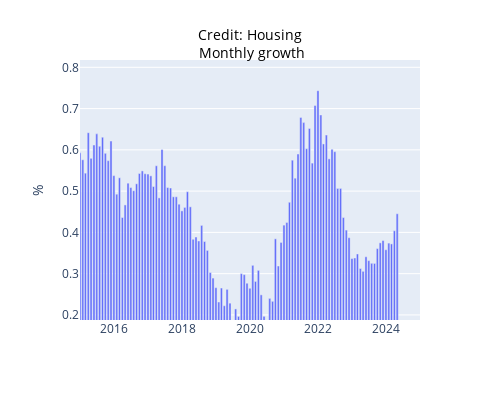

Notebook cell for this chart:
### Code cell
startDateExample = datetime(2015, 1, 1)
endDateExample = datetime(2024, 12, 31)
seriesToGraph = 'Credit; Housing; Monthly growth'

graph_series(seriesToGraph, df, startDateExample, endDateExample)

### Figure 1 — Plotly figure (JSON) as saved in the notebook; plotly's stock layout.template omitted (floating-point values rounded to 4 significant figures; data arrays with more than 128 entries replaced by an {"elided": "..."} marker saying what was removed)
{"data": [{"alignmentgroup": "True", "hovertemplate": "Date=%{x}<br>Credit; Housing; Monthly growth=%{y}<extra></extra>", "legendgroup": "", "marker": {"color": "#636efa", "pattern": {"shape": ""}}, "name": "", "offsetgroup": "", "orientation": "v", "showlegend": false, "textposition": "auto", "type": "bar", "x": {"elided": "572 str values"}, "xaxis": "x", "y": {"elided": "572 float values"}, "yaxis": "y"}], "layout": {"barmode": "relative", "height": 400, "hovermode": "x", "legend": {"tracegroupgap": 0}, "margin": {"t": 60}, "title": {"font": {"color": "black", "size": 14}, "text": "Credit: Housing<br> Monthly growth", "x": 0.5, "y": 0.9}, "width": 500, "xaxis": {"anchor": "y", "domain": [0, 1], "range": ["2015-01-01T00:00:00", "2024-12-31T00:00:00"], "title": {"text": " "}, "type": "date"}, "yaxis": {"anchor": "x", "domain": [0, 1], "range": [0.1877, 0.8177], "title": {"text": "%"}, "type": "linear"}}}
